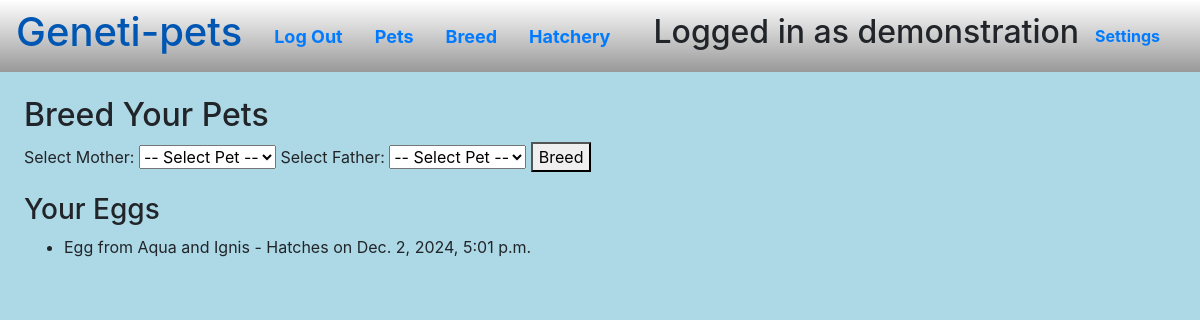
The page /breed (signed in) on the database its author committed.
### gameui/models.py (models this page shows)
class User(AbstractUser):
    isPublic = models.BooleanField(default=False)

class Egg(models.Model):
    color1 = models.CharField(max_length=6,default='ffffff')
    color2 = models.CharField(max_length=6,default='ffffff')
    hatchDate = models.DateTimeField(default=datetime.datetime.now()+datetime.timedelta(3))
    mother = models.ForeignKey(Pet, related_name='egg_mother', on_delete=models.PROTECT, null=True)
    father = models.ForeignKey(Pet, related_name='egg_father', on_delete=models.PROTECT, null=True)
    master = models.ForeignKey(User, on_delete=models.CASCADE)
    determined_gender = models.BooleanField(null=True)  # True for male, False for female, None if not determined
    gender_determined_at = models.DateTimeField(null=True, blank=True)

class Pet(models.Model):
    name = models.CharField(max_length=32)
    genes = models.CharField(max_length=32)
    age = models.FloatField(default=0.0)
    master = models.ForeignKey(User, on_delete=models.CASCADE)
    gender = models.BooleanField(default=False)
    letterId = models.CharField(max_length=255)

### gameui/views.py (the view, shortened to what this page needs)
# urls.py: path('breed', views.breed_pets, name='breed'),
@login_required
def breed_pets(request:HttpRequest):
    pets = Pet.objects.filter(master=request.user)
    eggs = Egg.objects.filter(master=request.user)
    return render(request, 'breed.html', {'pets': pets, 'eggs': eggs})

### gameui/templates/breed.html (shortened to what this page needs)
{% extends 'layout.html' %}
{% load static %}
{% block body %}
<h2>Breed Your Pets</h2>
<form method="post">
    <label for="pet1">Select Mother:</label>
    <select name="pet1" required>
        <option value="">-- Select Pet --</option>
    </select>
    <label for="pet2">Select Father:</label>
    <select name="pet2" required>
        <option value="">-- Select Pet --</option>
    </select>
    <button type="submit">Breed</button>
</form>
<h3>Your Eggs</h3>
<ul>
    {% for egg in eggs %}
    <li>
        Egg from {{ egg.mother.name }} and {{ egg.father.name }} - Hatches on {{ egg.hatchDate }}
    </li>
    {% empty %}
    <li>No eggs yet!</li>
    {% endfor %}
</ul>
{% endblock %}

### gameui/templates/layout.html (shortened to what this page needs)
{% load static %}
<html lang="en">
<head>
    <link rel="stylesheet" href="https://stackpath.bootstrapcdn.com/bootstrap/4.4.1/css/bootstrap.min.css">
    <link rel="stylesheet" href="{% static 'gameui/style.css' %}">
</head>
<body>
    <ul class="nav">
        <li class="nav-item">
            <a class="nav-link" href="{% url 'home' %}"><h1>Geneti-pets</h1></a>
        </li>
        {% if user.is_authenticated %}
            <li class="nav-item">
                <a class="nav-link" href="{% url 'logout' %}">Log Out</a>
            </li>
            <li class="nav-item">
                <a class="nav-link" href="{% url 'my-pets' %}">Pets</a>
            </li>
            <li class="nav-item">
                <a class="nav-link" href="{% url 'breed' %}">Breed</a>
            </li>
            <li class="nav-item">
                <a class="nav-link" href="{% url 'hatch' %}">Hatchery</a>
            </li>
            <li class="nav-item">
                <h2>Logged in as {{ user }}</h2>
            </li>
        {% endif %}
            <li class="nav-item">
                <a class="nav-link" href="{% url 'settings' %}" style="font-size:12pt">Settings</a>
            </li>
    </ul>
    <div class="backdrop">
        {% block body %}
        {% endblock %}
    </div>
</body>
</html>

### gameui/static/gameui/style.css (style rules this page uses)
body { overflow: hidden; }
.nav { background: linear-gradient(180deg, rgba(0,0,0,0) 0%,rgba(0, 0, 0, 0.4) 100%); min-height: 5vh; align-items: center; padding-right: 2%; }
.nav a { font-weight: bold; }
.nav a { font-size: large; }
.backdrop { background: lightblue; width: 100%; height: 100%; padding: 2%; overflow-y: scroll; }

### rows shown on the page
User: username "demonstration"
Egg: mother.name "Aqua", father.name "Ignis", hatchDate "Dec. 2, 2024, 5:01 p.m."
